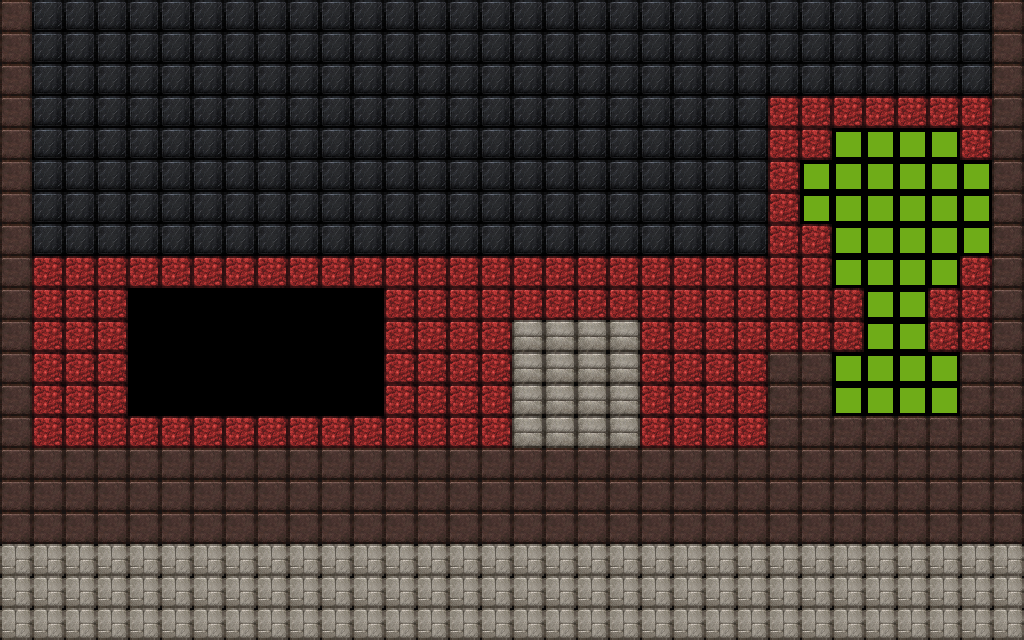

The image is a tile-based game level rendered from a .tmx file. Its description and source (layers, tilesets, objects; grid data summarised) follow:
An orthogonal 32x20 tile map with 32x32 px tiles, 1 tile layer (Tile Layer 1).

<map version="1.0" orientation="orthogonal" renderorder="right-down" width="32" height="20" tilewidth="32" tileheight="32" nextobjectid="1">
 <tileset firstgid="1" name="rocks" tilewidth="32" tileheight="32">
  <image source="rocks.png" width="1024" height="1024" />
 </tileset>
 <layer name="Tile Layer 1" width="32" height="20">
  <data>[640 cells, 640 non-empty, 7 distinct tile ids]</data>
 </layer>
</map>